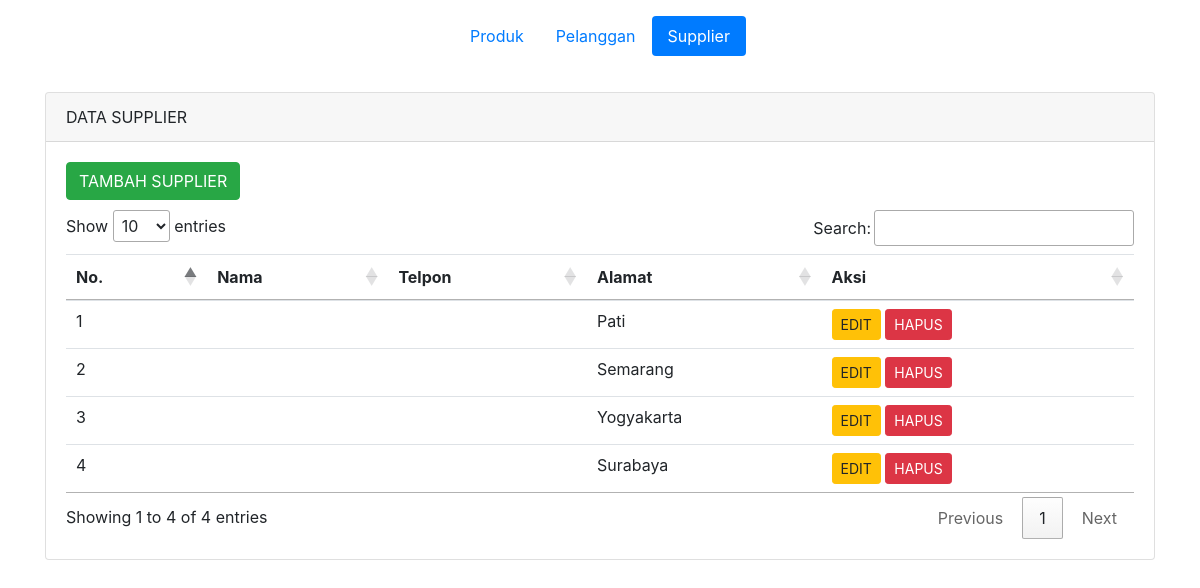
Page /sesi29/supplier/supplier.php on the committed database.
### tables this page shows
CREATE TABLE `supplier` (
  `id_supplier` int(11) NOT NULL,
  `nama_supplier` varchar(30) NOT NULL,
  `no_telp` char(13) DEFAULT NULL,
  `alamat` varchar(100) DEFAULT NULL
);

### sesi29/supplier/supplier.php (the view, shortened to what this page needs)
<?php
include '../connection.php';
$query = mysqli_query($conn, "SELECT * FROM supplier");
?>
<!doctype html>
<html lang="en">
<head>
    <link rel="stylesheet" href="https://stackpath.bootstrapcdn.com/bootstrap/4.4.1/css/bootstrap.min.css">
    <link rel="stylesheet" href="//cdn.datatables.net/1.10.20/css/jquery.dataTables.min.css">
</head>
<body>
    <div class="container">
        <header class="d-flex justify-content-center py-3">
            <ul class="nav nav-pills">
                <li class="nav-item"><a href="../index.php" class="nav-link" aria-current="page">Produk</a></li>
                <li class="nav-item"><a href="../pelanggan/pelanggan.php" class="nav-link">Pelanggan</a></li>
                <li class="nav-item"><a href="supplier.php" class="nav-link active">Supplier</a></li>
            </ul>
        </header>
    </div>
    <div class="container" style="margin-top: 20px">
        <div class="row">
            <div class="col-md-12">
                <div class="card">
                    <div class="card-header">
                        DATA SUPPLIER
                    </div>
                    <div class="card-body">
                        <a href="tambah.php" class="btn btn-md btn-success" style="margin-bottom: 10px">TAMBAH SUPPLIER</a>
                        <table class="table table-hover" id="Table">
                            <thead>
                                <tr>
                                    <th scope="col">No.</th>
                                    <th scope="col">Nama</th>
                                    <th scope="col">Telpon</th>
                                    <th scope="col">Alamat</th>
                                    <th scope="col">Aksi</th>
                                </tr>
                            </thead>
                            <tbody>
                                <?php
                                $no = 1;
                                while ($row = mysqli_fetch_array($query)) {
                                ?>
                                    <tr>
                                        <td><?php echo $no++ ?></td>
                                        <td><?php echo $row['nama'] ?></td>
                                        <td><?php echo $row['telpon'] ?></td>
                                        <td><?php echo $row['alamat'] ?></td>
                                        <td>
                                            <a class="btn btn-sm btn-warning" href="edit.php?id=<?php echo $row['id'] ?>">EDIT</a>
                                            <a class="btn btn-sm btn-danger" href="proses_hapus.php?id=<?php echo $row['id'] ?>"
                                            onclick="return confirm('Hapus ?');">HAPUS</a>
                                        </td>
                                    </tr>
                                <?php } ?>
                            </tbody>
                        </table>
                    </div>
                </div>
            </div>
        </div>
    </div>
</body>
</html>

### rows in the picture
supplier: alamat "Pati"
supplier: alamat "Semarang"
supplier: alamat "Yogyakarta"
supplier: alamat "Surabaya"
